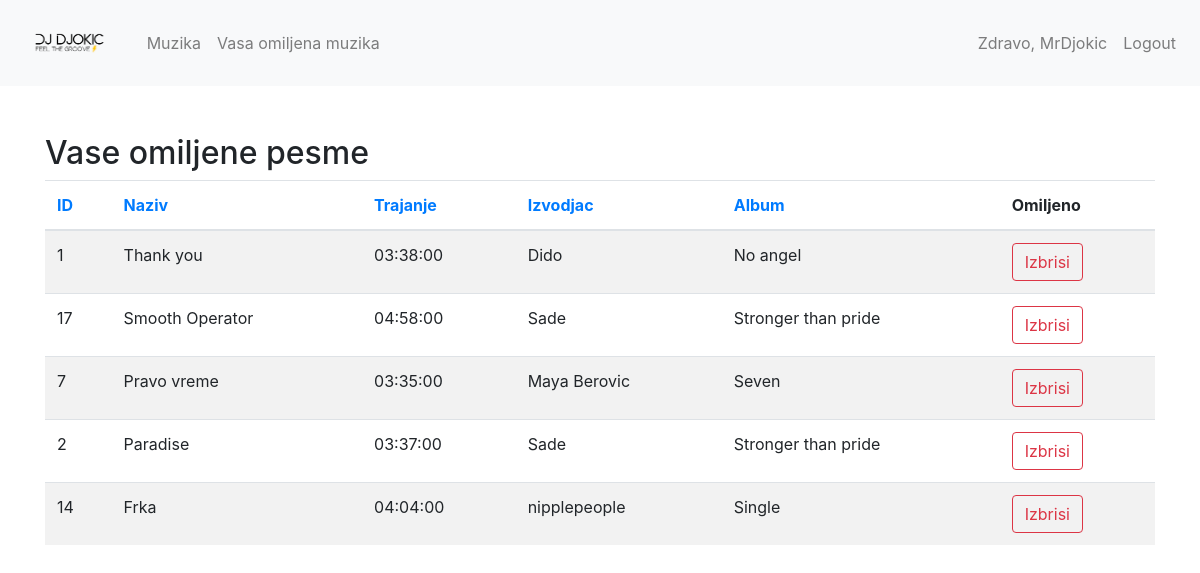
The app's page /omiljena_muzika.php?order_by=pesma_naziv&order_dir=desc (signed in) with its own data.
### tables this page shows
CREATE TABLE `pesme` (
  `id` int(11) NOT NULL,
  `naziv` varchar(255) NOT NULL,
  `trajanje` time NOT NULL,
  `izvodjac_id` int(11) NOT NULL,
  `album_id` int(11) NOT NULL
);

CREATE TABLE `izvodjaci` (
  `id` int(11) NOT NULL,
  `ime` varchar(255) NOT NULL
);

CREATE TABLE `albumi` (
  `id` int(11) NOT NULL,
  `naziv` varchar(255) NOT NULL,
  `godina_izdavanja` year(4) NOT NULL,
  `izvodjac_id` int(11) NOT NULL
);

### omiljena_muzika.php (the view, shortened to what this page needs)
<?php
include('header.php');
include('db.php');
$user_id = $_SESSION['user_id'];
$order_by = isset($_GET['order_by']) ? $_GET['order_by'] : 'pesma_naziv';
$order_dir = isset($_GET['order_dir']) && $_GET['order_dir'] == 'desc' ? 'DESC' : 'ASC';
$sql = "SELECT omiljene_pesme FROM korisnicke_preferencije WHERE korisnicko_ime = '$user_id'";
$result = $conn->query($sql);
if ($result && $result->num_rows > 0) {
    $row = $result->fetch_assoc();
    $favorites = $row['omiljene_pesme'] ? explode(',', $row['omiljene_pesme']) : [];
} else {
    $favorites = [];
}
if (count($favorites) > 0) {
    $favorites_str = implode(',', $favorites);
    $sql = "SELECT pesme.id, pesme.naziv AS pesma_naziv, pesme.trajanje, izvodjaci.ime AS izvodjac_ime, albumi.naziv AS album_naziv
            FROM pesme
            JOIN izvodjaci ON pesme.izvodjac_id = izvodjaci.id
            JOIN albumi ON pesme.album_id = albumi.id
            WHERE pesme.id IN ($favorites_str)
            ORDER BY $order_by $order_dir";
    $result = $conn->query($sql);
} else {
    $result = false;
}
?>
<div class="container mt-5">
    <h2>Vase omiljene pesme</h2>
    <table class="table table-striped">
        <thead>
            <tr>
                <th><a href="?order_by=id&order_dir=<?= $order_dir == 'ASC' ? 'desc' : 'asc' ?>">ID</a></th>
                <th><a href="?order_by=pesma_naziv&order_dir=<?= $order_dir == 'ASC' ? 'desc' : 'asc' ?>">Naziv</a></th>
                <th><a href="?order_by=trajanje&order_dir=<?= $order_dir == 'ASC' ? 'desc' : 'asc' ?>">Trajanje</a></th>
                <th><a href="?order_by=izvodjac_ime&order_dir=<?= $order_dir == 'ASC' ? 'desc' : 'asc' ?>">Izvodjac</a></th>
                <th><a href="?order_by=album_naziv&order_dir=<?= $order_dir == 'ASC' ? 'desc' : 'asc' ?>">Album</a></th>
                <th>Omiljeno</th>
            </tr>
        </thead>
        <tbody>
            <?php if ($result && $result->num_rows > 0): ?>
                <?php while($row = $result->fetch_assoc()): ?>
                    <tr>
                        <td><?= $row['id'] ?></td>
                        <td><?= $row['pesma_naziv'] ?></td>
                        <td><?= $row['trajanje'] ?></td>
                        <td><?= $row['izvodjac_ime'] ?></td>
                        <td><?= $row['album_naziv'] ?></td>
                        <td>
                            <form method="POST" action="omiljena_muzika.php">
                                <button type="submit" class="btn btn-outline-danger">Izbrisi</button>
                            </form>
                        </td>
                    </tr>
                <?php endwhile; ?>
            <?php else: ?>
                <tr>
                    <td colspan="6">Trenutno nemate ni jednu omiljenu pesamu.</td>
                </tr>
            <?php endif; ?>
        </tbody>
    </table>
</div>
</body>
</html>

### records on screen
pesme: id "1", naziv "Thank you", trajanje "03:38:00", izvodjac.ime "Dido", album.naziv "No angel"
pesme: id "17", naziv "Smooth Operator", trajanje "04:58:00", izvodjac.ime "Sade", album.naziv "Stronger than pride"
pesme: id "7", naziv "Pravo vreme", trajanje "03:35:00", izvodjac.ime "Maya Berovic", album.naziv "Seven"
pesme: id "2", naziv "Paradise", trajanje "03:37:00", izvodjac.ime "Sade", album.naziv "Stronger than pride"
pesme: id "14", naziv "Frka", trajanje "04:04:00", izvodjac.ime "nipplepeople", album.naziv "Single"

### other values on screen
$_SESSION['username'] "MrDjokic"
